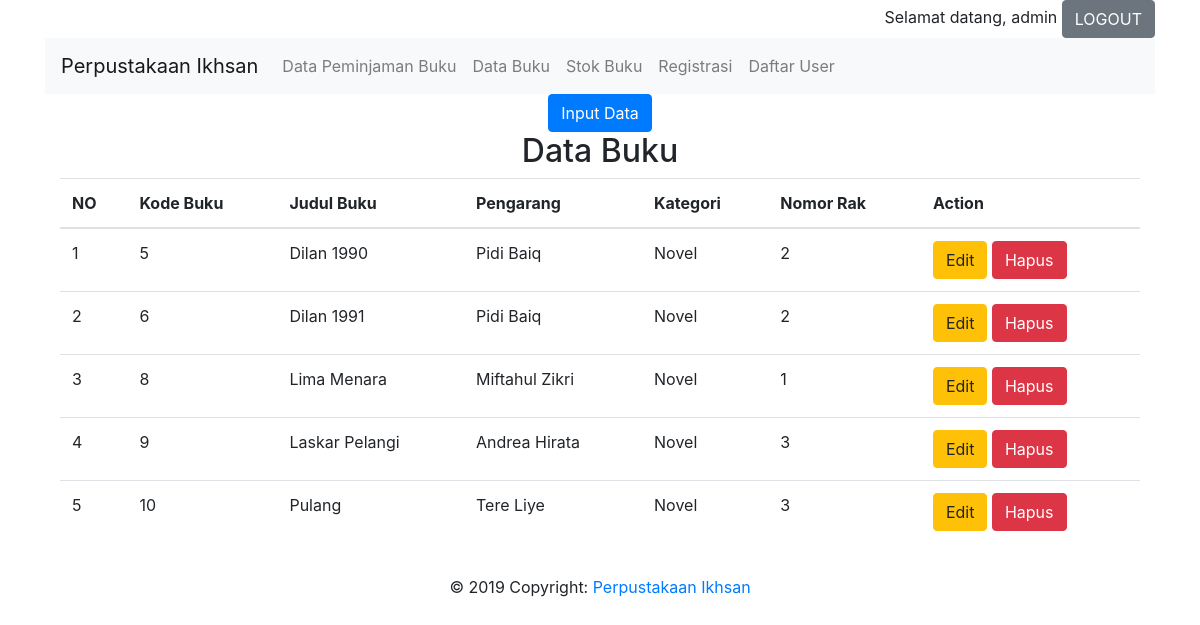
Screenshot of /index.php?halaman=databuku (signed in) with the database file from the repository.
### tables this page shows
CREATE TABLE IF NOT EXISTS `daftar_buku` (
  `kode_buku` int(11) NOT NULL AUTO_INCREMENT,
  `judul_buku` varchar(100) NOT NULL,
  `pengarang` varchar(50) NOT NULL,
  `kategori` varchar(50) NOT NULL,
  PRIMARY KEY (`kode_buku`)
);

CREATE TABLE IF NOT EXISTS `stok_buku` (
  `kode_buku` int(11) NOT NULL AUTO_INCREMENT,
  `judul_buku` varchar(100) NOT NULL,
  `nomor_rak` int(10) NOT NULL,
  `jumlah_buku` int(10) NOT NULL,
  PRIMARY KEY (`kode_buku`)
);

### databuku.php (the view, shortened to what this page needs)
<div class="container">
    <center>
    <a class="btn btn-primary" data-toggle="collapse" href="#collapseExample" role="button" aria-expanded="false" aria-controls="collapseExample">
        Input Data
    </a>
        <h2 class="text-center">Data Buku</h2>
        <table class="table">
                <thead>
                    <tr>
                        <th scope="col">NO</th>
                        <th scope="col">Kode Buku</th>
                        <th scope="col">Judul Buku</th>
                        <th scope="col">Pengarang</th>
                        <th scope="col">Kategori</th>
                        <th scope="col">Nomor Rak</th>
                        <th scope="col">Action</th>
                    </tr>
                </thead>
            <?php
                $query = mysqli_query($koneksi, "SELECT * FROM daftar_buku INNER JOIN stok_buku ON daftar_buku.kode_buku = stok_buku.kode_buku");
                $no = 1;
                while ($r = mysqli_fetch_array($query)) {?>
                    <tr>
                        <td><?php echo $no++ ?></td>
                        <td><?php echo $r['kode_buku']; ?></td>
                        <td><?php echo $r['judul_buku']; ?></td>
                        <td><?php echo $r['pengarang']; ?></td>
                        <td><?php echo $r['kategori']; ?></td>
                        <td><?php echo $r['nomor_rak']; ?></td>
                        <td>
                            <button data-toggle="modal" data-target="#myModal<?php echo $r['kode_buku']; ?>" class="btn btn-warning" type="button">Edit</button>
                            <button data-toggle="modal" data-target="#myModal2<?php echo $r['kode_buku']; ?>" class="btn btn-danger" type="button">Hapus</button>
                        </td>
                    </tr>
            <?php
                }
            ?>
            </table>
    </center>
</div>

### rows the page displays
daftar_buku: stok_buku.kode_buku "5", stok_buku.judul_buku "Dilan 1990", pengarang "Pidi Baiq", kategori "Novel", stok_buku.nomor_rak "2"
daftar_buku: stok_buku.kode_buku "6", stok_buku.judul_buku "Dilan 1991", pengarang "Pidi Baiq", kategori "Novel", stok_buku.nomor_rak "2"
daftar_buku: stok_buku.kode_buku "8", stok_buku.judul_buku "Lima Menara", pengarang "Miftahul Zikri", kategori "Novel", stok_buku.nomor_rak "1"
daftar_buku: stok_buku.kode_buku "9", stok_buku.judul_buku "Laskar Pelangi", pengarang "Andrea Hirata", kategori "Novel", stok_buku.nomor_rak "3"
daftar_buku: stok_buku.kode_buku "10", stok_buku.judul_buku "Pulang", pengarang "Tere Liye", kategori "Novel", stok_buku.nomor_rak "3"

### other values shown
$_SESSION['username'] "admin"
